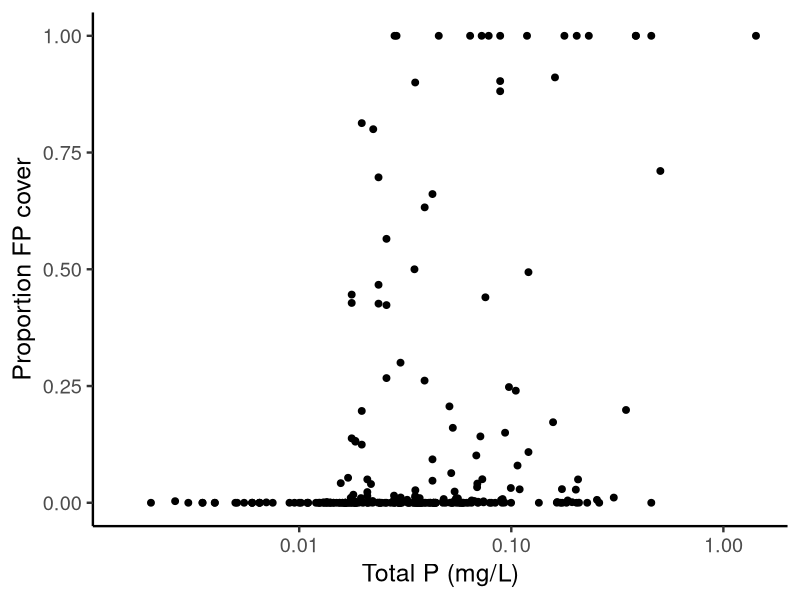
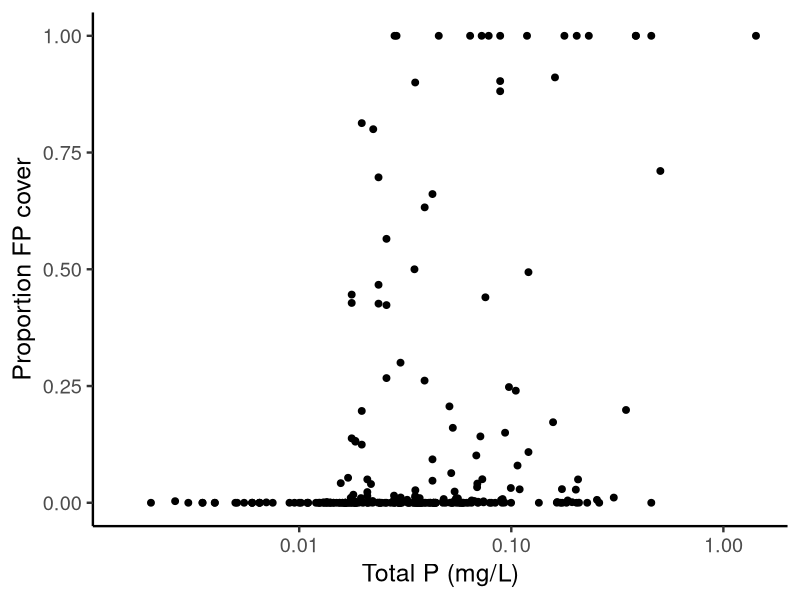

R code for these plots, in order: (Note: this script raises an error after producing the figures.)
#############################################
# ANALYSIS OF CT & LI DUCKWEED SURVEY DATA  #
#                                           #
# 3/13/14 - response to HJL comments        #
#############################################
library(ggplot2)
###########################################################################################
# FPcover ~ TOTP - include 8 waterbodies that shift as separate points in Fig. 1
###########################################################################################
dataSHIFTStwice = read.csv("survey analysis shiftsoccurtwice.csv") # import data matrix 

# plot the data 
j <- ggplot(data=dataSHIFTStwice, aes(x=TOTP_avg,y=FPcover_max)) + geom_point(size=2) 
j <- j + xlab("Total P (mg/L)") + ylab("Proportion FP cover")
j <- j + scale_x_log10() 
j <- j + theme_classic(base_size=18) 
j

###########################################################################################
# FPcover ~ TOTP - all waterbodies - even w/o FP 
###########################################################################################
k <- ggplot(data=dataSHIFTStwice, aes(x=TOTP_avg,y=FPcover_max)) + geom_point(size=2) 
k <- k + xlab("Total P (mg/L)") + ylab("Proportion FP cover")
k <- k + scale_x_log10() 
k <- k + theme_classic(base_size=18) 
k

###########################################################################################
# Fit mixed distribution to frequency data - Fig. 2 - compare two- vs. one-distribution
###########################################################################################

###########################################################################################
# Fit beta distribution to frequency data - Fig. 2 - compare uniform vs. urn 
###########################################################################################
# qqplot(x, y, plot.it = TRUE, xlab = deparse(substitute(x)), ylab = deparse(substitute(y)), ...)
library(MASS)

fitdistr(dataFPsmall$FPcover_max,"beta",list(shape1=1,shape2=1))
### I get a different error message depending the values for shape1 and shape2 used

###########################################################################################
# Include ponds w/o FP in analyses - Fig. 1
###########################################################################################
# plot the data 
c <- ggplot(data=dataONEperpond, aes(x=TOTP_avg,y=FPcover_max)) + geom_point(shape=1) 
c <- c + xlab("Total P (mg/L)") + ylab("Proportion FP cover")
c <- c + scale_x_log10() 
c

# logistic regression
glmFPTOTPbinomial <- glm(FPcover_max ~ TOTP_avg, family=binomial, data=dataONEperpond)
summary(glmFPTOTPbinomial) 

# segmented logistic regression
breaks <- dataONEperpond$TOTP_avg[which(dataONEperpond$TOTP_avg >= 0.00001 & dataONEperpond$TOTP_avg <= 0.2)]    # create a vector to hold potential breakpoints 
mse <- numeric(length(breaks)) # create a blank vector to hold MSE     
for(i in 1:length(breaks)){ # loop over all of the potential breakpoints & actually try them out in a lm()
  piecewise <- glm(FPcover_max ~ TOTP_avg*(TOTP_avg < breaks[i]) + TOTP_avg*(TOTP_avg>=breaks[i]), family = binomial, data=dataONEperpond)
  mse[i] <- summary(piecewise)[4] # If this is a lm() I should index [6], if it's a glm() I should index [4]
}
mse <- as.numeric(mse) # converts list to numeric 
breakpoint05<-breaks[which(mse==min(mse))] # picks the breakpoint with the lowest mse
breakpoint05

# Add new variables to the data frame - used to plot the segmented data in ggplot2
dataONEperpond$breakpoint05 <- ifelse(dataONEperpond$TOTP_avg <= breakpoint05, "below", "above")

# re-run the glm() using this breakpoint 
segmented.glmFPsmallTOTPbinomial2 <- glm(FPcover_max ~ TOTP_avg*(TOTP_avg<breakpoint05) + TOTP_avg*(TOTP_avg>=breakpoint05), family=binomial, data=dataONEperpond)
summary(segmented.glmFPsmallTOTPbinomial)     
rm(breaks,mse,breakpoint05,piecewise) # clean up your workspace 

# plot the segmented logistic regression - dataONEperpond
b2allponds <- ggplot(data=dataONEperpond, aes(x=TOTP_avg,y=FPcover_max)) + geom_point() 
b2allponds <- b2allponds + stat_smooth(method=glm, family=binomial, se=F,aes(fill=factor(breakpoint05)))
b2allponds <- b2allponds + xlab("Total P (mg/L)") + ylab("Floating plant cover(%)")
b2allponds <- b2allponds + geom_vline(xintercept=breakpoint02,colour="red",size=1,linetype="longdash") # add vertical line @ threshold value 
b2allponds <- b2allponds + scale_x_log10()
b2allponds <- b2allponds + theme(legend.position="none")
y_breaks <- seq(0,1,0.25)
y_labels <- as.character(y_breaks*100)
b2allponds <- b2allponds + scale_y_continuous(breaks=y_breaks,labels=y_labels)
b2allponds <- b2allponds + theme_classic(base_size=18) + theme(legend.position="none")
b2allponds <- b2allponds + theme(axis.title.y=element_blank())
b2allponds

# partitioned logistic regression 
# Add new variables to the data frame just for plotting the partitioned data in ggplot2
# partition data: FPcover_max >= 0.6666 and FPcover_max < 0.6666 
dataONEperpond$third <- ifelse(dataONEperpond$FPcover_max >= 0.6666, "greater", "lesser")

# partitioned 33:67 y-variable 
glmupperthird <- glm(FPcover_max ~ TOTP_avg, family = binomial, data = subset(dataONEperpond, dataONEperpond$FPcover_max >= 0.6666)) 
glmlowerthird <- glm(FPcover_max ~ TOTP_avg, family = binomial, data = subset(dataONEperpond, dataONEperpond$FPcover_max < 0.6666)) 
summary(glmupperthird)
summary(glmlowerthird)

# plot it
b3allponds <- ggplot(dataONEperpond,aes(x=TOTP_avg,y=FPcover_max)) + geom_point() 
b3allponds <- b3allponds + stat_smooth(method=glm, family=binomial, se=F,aes(fill=factor(third))) 
b3allponds <- b3allponds + xlab("Total P (mg/L)") + ylab("Floating plant cover(%)")
b3allponds <- b3allponds + scale_x_log10()
b3allponds <- b3allponds + theme(legend.position="none")
y_breaks <- seq(0,1,0.25)
y_labels <- as.character(y_breaks*100)
b3allponds <- b3allponds + scale_y_continuous(breaks=y_breaks,labels=y_labels)
b3allponds <- b3allponds + geom_vline(xintercept=0.01972,colour="red",size=1,linetype="longdash") # add vertical line @ lower threshold value 
b3allponds <- b3allponds + geom_vline(xintercept=0.2151,colour="red",size=1,linetype="longdash") # add vertical line @ upper threshold value 
b3allponds <- b3allponds + theme_classic(base_size=18) + theme(legend.position="none")
b3allponds <- b3allponds + theme(axis.title.y=element_blank())
b3allponds 


###########################################################################################
# Include ponds w/o FP in analyses - Fig. 2
###########################################################################################
dataONEperpond$FPcover_max_percent <- dataONEperpond$FPcover_max*100 
hist(dataONEperpond$FPcover_max_percent)
e <- ggplot(data=dataONEperpond, aes(x=FPcover_max, fill=as.factor(FP_species_richness))) + geom_bar(stat="bin", binwidth = 0.1) 
e